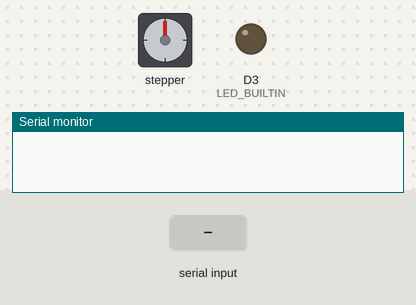
This sketch was run on a simulated nRF52 board. Parts: stepper motor, output pins drawn as LEDs (lit = HIGH), the last lines printed to the serial monitor. Wiring (inferred from the names in the program): stepper motor driver (200 steps per turn assumed): step D1; direction D2. Dashed ring = blinking. Inputs (shaded band) come from the test bench. A phone connects over Bluetooth LE 3 s after start.

Above: at 0.0 s.
At 2.2 s:
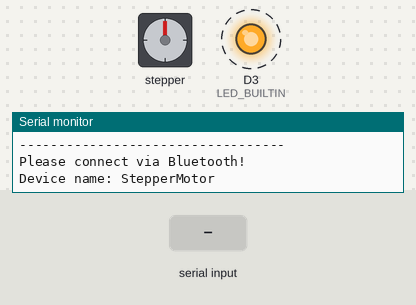
2.3 s: "true,1\n" received over the second serial link
At 3.8 s:
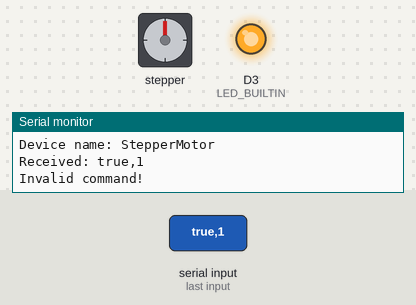
4.0 s: "1,1\n" received over the second serial link
5.5 s: "cw,1\n" received over the second serial link
Timing chart, 0 to 8.5 s (numbered marks = the images above; inputs shaded):
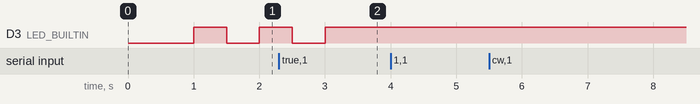

The sketch:

nema11_control.ino
```cpp
#include <bluefruit.h>

// Pin connections & motor parameters
const int stepPin = 1;
const int dirPin = 2;
const int stepsPerRevolution = 200;
const float gearRatio = 3.0;
const float stepsPerDegree = (stepsPerRevolution * gearRatio) / 360.0;

// Non-blocking LED blink
unsigned long previousMillis = 0;
bool ledState = false;

// BLE UART Service
BLEUart bleuart;

void setup() {
  pinMode(stepPin, OUTPUT);
  pinMode(dirPin, OUTPUT);
  pinMode(LED_BUILTIN, OUTPUT);

  Serial.begin(115200);
  delay(1000);

  Serial.println("Bluetooth Stepper Motor Controller");
  Serial.println("----------------------------------");

  // Initialize Bluefruit
  Bluefruit.begin();
  Bluefruit.setTxPower(4);    // Max power for better range
  Bluefruit.setName("Electrospinning 1");

  // Configure and start BLE UART service
  bleuart.begin();

  // Set up advertising
  startAdv();

  Serial.println("Please connect via Bluetooth!");
  Serial.println("Device name: StepperMotor");
}

void startAdv(void) {
  // Advertising packet
  Bluefruit.Advertising.addFlags(BLE_GAP_ADV_FLAGS_LE_ONLY_GENERAL_DISC_MODE);
  Bluefruit.Advertising.addTxPower();

  // Include bleuart 128-bit uuid
  Bluefruit.Advertising.addService(bleuart);

  // Secondary Scan Response packet (optional)
  Bluefruit.ScanResponse.addName();

  // Start Advertising
  Bluefruit.Advertising.restartOnDisconnect(true);
  Bluefruit.Advertising.setInterval(32, 244);    // in unit of 0.625 ms
  Bluefruit.Advertising.setFastTimeout(30);      // number of seconds in fast mode
  Bluefruit.Advertising.start(0);                // 0 = Don't stop advertising after n seconds
}

// Send message via BLE and Serial
void sendMessage(String message) {
  Serial.println(message);
  if (Bluefruit.connected()) {
    bleuart.print(message + "\n");
  }
}

// Move motor by degrees
void moveDegrees(float degrees, bool clockwise = true) {
  digitalWrite(dirPin, clockwise ? LOW : HIGH);
  int stepsToMove = round(abs(degrees) * stepsPerDegree);

  String msg = "Moving " + String(degrees) + " degrees " + (clockwise ? "CW" : "CCW");
  sendMessage(msg);

  for (int i = 0; i < stepsToMove; i++) {
    digitalWrite(stepPin, HIGH);
    // delayMicroseconds(500);
    delay(90);
    digitalWrite(stepPin, LOW);
    // delayMicroseconds(500);
    delay(90);
  }

  sendMessage("Move complete!");
}

// Process commands
void processCommand(String command) {
  command.trim();

  if (command.length() == 0) return;

  sendMessage("Received: " + command);

  // Handle "moveDegrees(180, true)" style
  if (command.startsWith("moveDegrees(")) {
    int startIdx = command.indexOf('(') + 1;
    int commaIdx = command.indexOf(',');
    int endIdx = command.indexOf(')');

    if (commaIdx > 0 && endIdx > 0) {
      float degrees = command.substring(startIdx, commaIdx).toFloat();
      String dirStr = command.substring(commaIdx + 1, endIdx);
      dirStr.trim();
      bool clockwise = (dirStr == "true" || dirStr == "1" || dirStr.equalsIgnoreCase("cw"));

      moveDegrees(degrees, clockwise);
      return;
    }
  }

  // Handle "move 180 cw" or "move 90 ccw" style
  if (command.startsWith("move ")) {
    int firstSpace = command.indexOf(' ');
    int secondSpace = command.indexOf(' ', firstSpace + 1);

    if (secondSpace > 0) {
      float degrees = command.substring(firstSpace + 1, secondSpace).toFloat();
      String direction = command.substring(secondSpace + 1);
      direction.trim();
      direction.toLowerCase();

      bool clockwise = (direction == "cw" || direction == "true" || direction == "1");
      moveDegrees(degrees, clockwise);
      return;
    }
  }

  sendMessage("Invalid command!");
}

void loop() {
  // Check for BLE UART data
  if (bleuart.available()) {
    String command = "";
    while (bleuart.available()) {
      char c = (char)bleuart.read();
      if (c == '\n' || c == '\r') {
        if (command.length() > 0) {
          processCommand(command);
          command = "";
        }
      } else {
        command += c;
      }
    }
    // Process any remaining command
    if (command.length() > 0) {
      processCommand(command);
    }
  }

  // LED behavior
  if (Bluefruit.connected()) {
    // Solid on when connected
    digitalWrite(LED_BUILTIN, HIGH);
  } else {
    // Blink when not connected
    unsigned long currentMillis = millis();
    if (currentMillis - previousMillis >= 500) {
      previousMillis = currentMillis;
      ledState = !ledState;
      digitalWrite(LED_BUILTIN, ledState);
    }
  }
}
```
